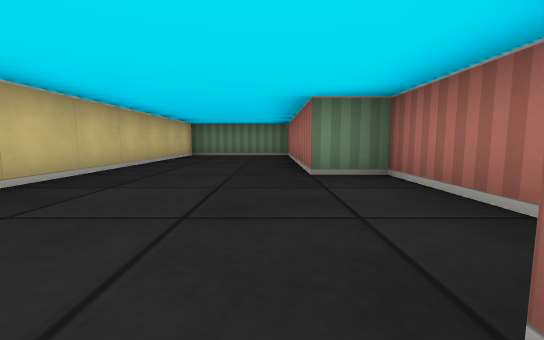
[1] (above)

13 first-person views from a walk through a cub3D maze. The camera is about half as high as the walls, tilts 6° down and sees 90° across. The floor is counted in squares. Each view is taken from the middle of a square. On the plan, view 1 faces up. The plan holds only what a view shows up to about 9 squares ahead; the rest is blank. The place goes on beyond the plan.

[2]
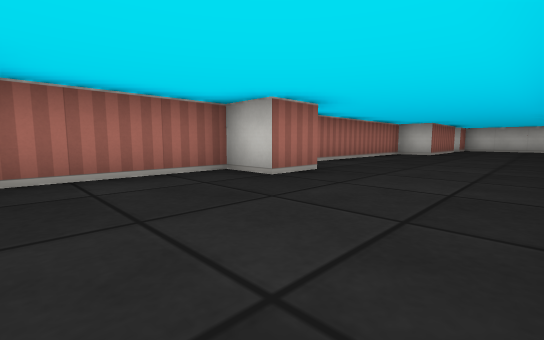

[3]
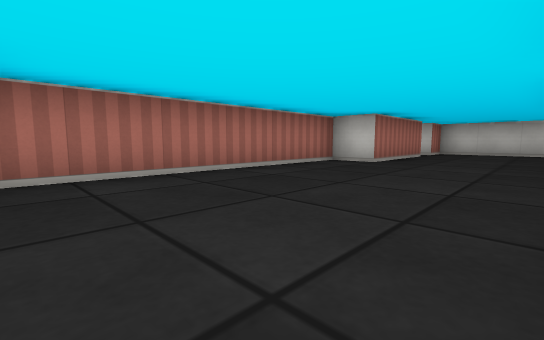

[4]
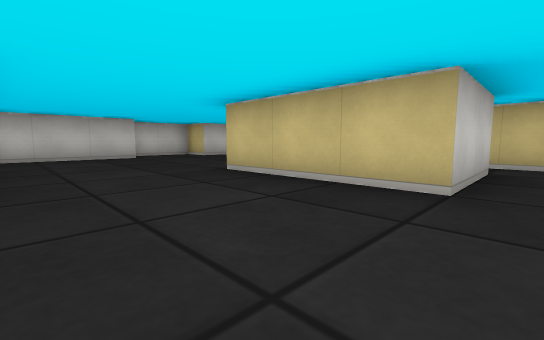

[5]
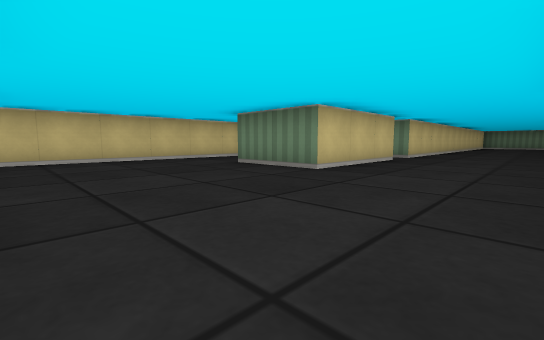

[6]
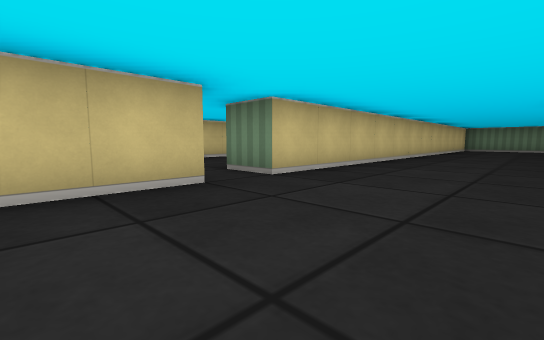

[7]
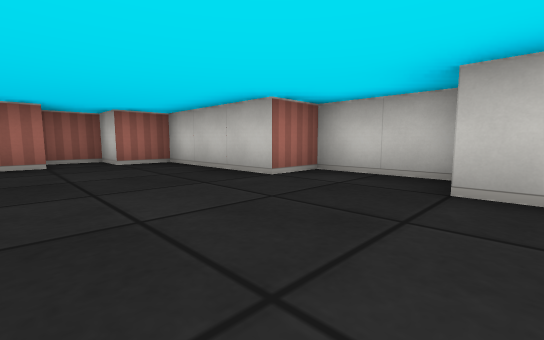

[8]
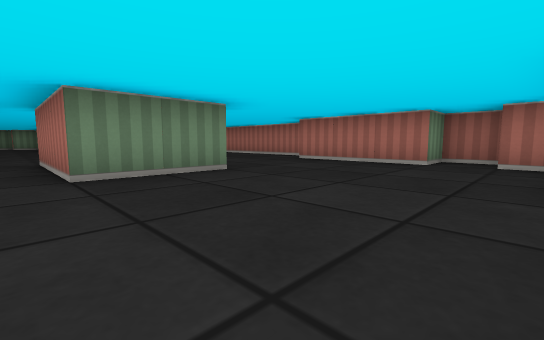

[9]
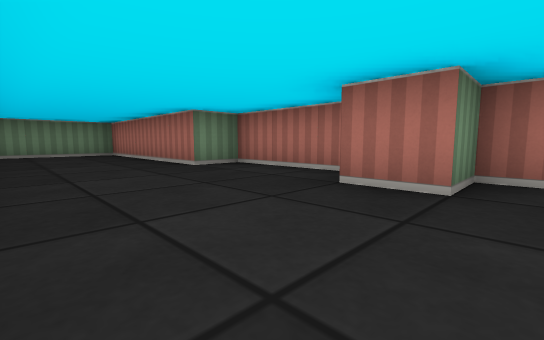

[10]
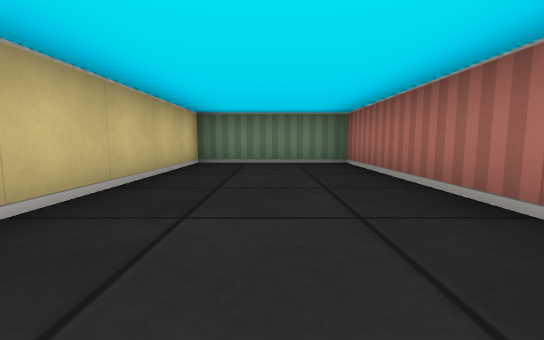

[11]
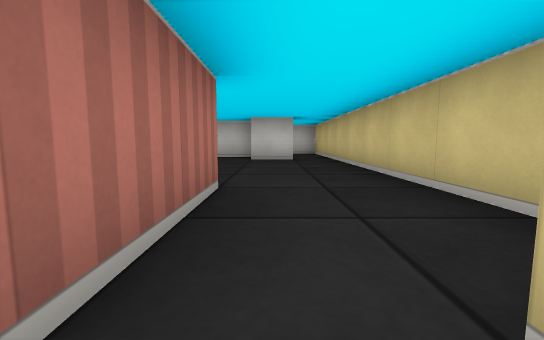

[12]
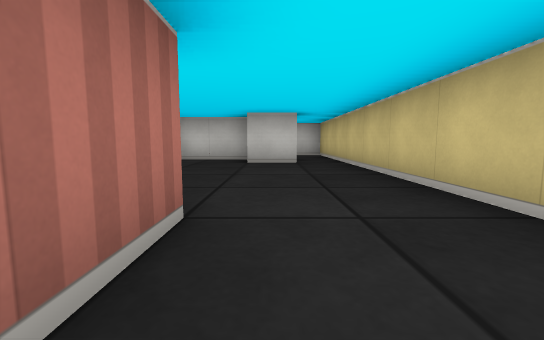

[13]
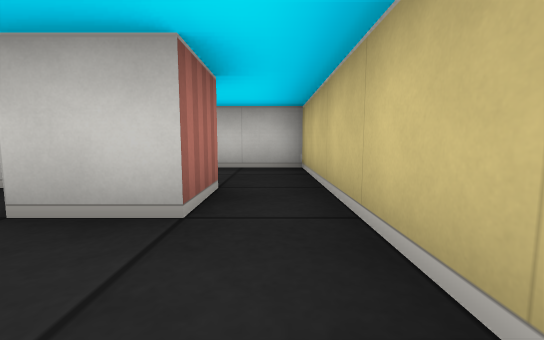

### Floor plan
Ten units are one square. View 1 is at (0, 0); x grows to the right and y downward. Boxes are objects, and circles mark ways between rooms. Rooms are numbered by the first view taken in them; rooms with no view inside come last. Other rooms are left out.
<svg viewBox="-70 -90 90 240">
<path fill="none" stroke="#000" d="M-25 45 -25 75 -45 75 -45 45M-55 39 -55 55M-65 59 -65 116M-55 115 -45 115 -45 125 -25 125 -25 115 5 115 5 105 15 105 15 95 5 95 5 65 15 65 15 5 5 5 5 -5 15 -5 15 -35 5 -35 5 -85 -25 -85 -25 35M-55 125 -55 115M-65 116 -65 145 -50 145"/>
<circle cx="-60" cy="120" r="3" fill="#2a7"/>
<text x="-20" y="30">1</text>
<text x="-60" y="130">2</text>
</svg>
Room 1 opens to room 2.

Where each view was taken, in squares from view 1:
view 1: 0 up, 0 right, facing up
view 2: 3 up, 2 left, facing down-right
view 3: 1 down, 2 left, facing down-right
view 4: 4 down, 0 right, facing down-left
view 5: 11 down, 0 right, facing up-left
view 6: 6 down, 0 right, facing up-left
view 7: 9 down, 5 left, facing down-right
view 8: 11 down, 5 left, facing up-right
view 9: 1 down, 2 left, facing up-right
view 10: 3 up, 1 left, facing up
view 11: 5 down, 5 left, facing down
view 12: 6 down, 5 left, facing down
view 13: 10 down, 6 left, facing down
